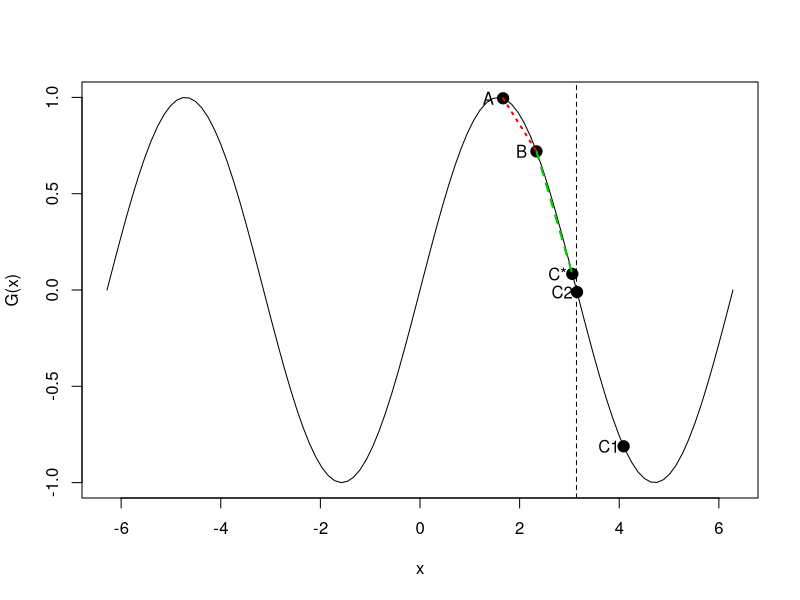
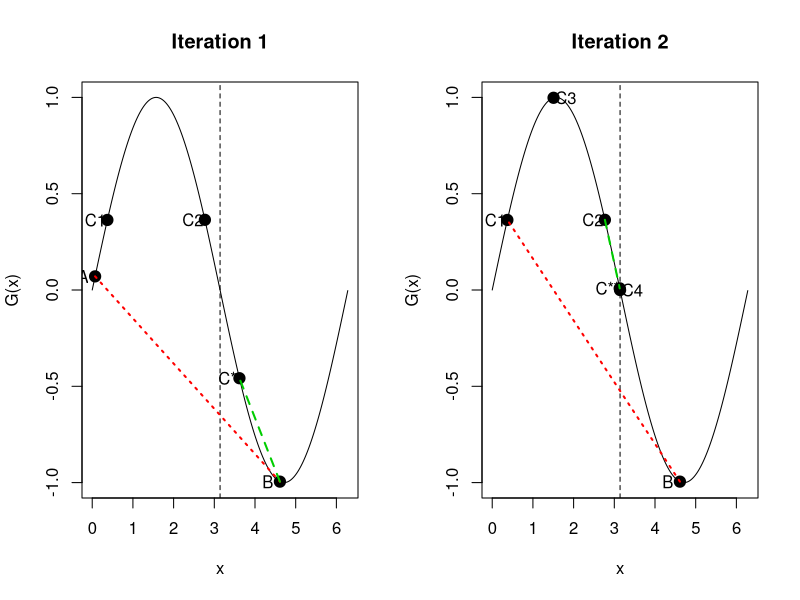

The R source for these figures, in order:
set.seed(1)
x <- seq(-2*pi, 2*pi, length=100)
pts1 <- runif(1)*(2*pi)
pts2 <- runif(1)*(2*pi)
pts3 <- pts2 + sin(pts2)
pts4 <- pts2 - sin(pts2)*((pts2-pts1)/(sin(pts2)-sin(pts1)))
pts5 <- pts2 - sin(pts2)*((pts3-pts2)/(sin(pts3)-sin(pts2)))

pdf(file = "secants.pdf", height=5, width = 7)
plot(x, sin(x), "l", xlab = "x", ylab = "G(x)")
points(x = c(pts1, pts2, pts3, pts4, pts5), y = c(sin(pts1), sin(pts2), sin(pts3), sin(pts4), sin(pts5)),  pch=19, cex=1.5)
abline(v = pi, lty=2)
segments(pts1, sin(pts1), pts2, sin(pts2), lty=3, col = "red", lwd=2)
segments(pts2, sin(pts2), pts3, sin(pts3), lty=2, col = "green3", lwd=2)
text(x = c(pts1-.3, pts2-.3, pts3-.3, pts4-.3, pts5-.3), y = c(sin(pts1), sin(pts2), sin(pts3), sin(pts4), sin(pts5)), c("A", "B", "C*", "C1", "C2"))
dev.off()

N <- 1000
start1 <- runif(N)^2*pi
start2 <- runif(N)^2*pi
itr1 <- rep(0, N)
itr2 <- rep(0, N)
conv1 <- rep(0, N)
conv2 <- rep(0, N)
tol <- 1e-7
for (i in 1:N){
  pts1 <- start1[i]
  pts2 <- start2[i]
  
  
  old <- pts1
  new <- pts2
  diff <- norm(new-old, "2")
  itr <- 0
  while(diff >= tol){
    foo <- new - sin(new)*((new-old)/(sin(new)-sin(old)))
    old <- new
    new <- foo
    diff <- norm(new-old, "2")
    itr <- itr+1
    }
  print(new)
  print(itr)
  itr1[i] <- itr
  conv1[i] <- new
  
  old <- pts2
  new <- pts2 + sin(pts2)
  diff <- 10
  tol <- 1e-7
  itr <- 0
  while(diff >= tol){
    foo <- old - sin(old)*((new-old)/(sin(new)-sin(old)))
    old <- foo
    new <- foo + sin(foo)
    diff <- norm(new-old, "2")
    itr <- itr+1
  }
  print(new)
  print(itr)
  itr2[i] <- itr
  conv2[i] <- new
  
}

print(quantile(itr1))
print(quantile(itr2))

pdf(file = "secants.pdf", height=5, width = 10)
par(mfrow = c(1,2))
pts1 <- pi/2 - 1.5
pts2 <- 1.5*pi - .1
pts3 <- pts2 + sin(pts2)
pts4 <- pts2 - sin(pts2)*((pts2-pts1)/(sin(pts2)-sin(pts1)))
pts5 <- pts2 - sin(pts2)*((pts3-pts2)/(sin(pts3)-sin(pts2)))

x <- seq(0, 2*pi, .01)
plot(x, sin(x), "l", xlab = "x", ylab = "G(x)", main = "Iteration 1")
points(x = c(pts1, pts2, pts3, pts4, pts5), y = c(sin(pts1), sin(pts2), sin(pts3), sin(pts4), sin(pts5)),  pch=19, cex=1.5)
abline(v = pi, lty=2)
segments(pts1, sin(pts1), pts2, sin(pts2), lty=3, col = "red", lwd=2)
segments(pts2, sin(pts2), pts3, sin(pts3), lty=2, col = "green3", lwd=2)
text(x = c(pts1-.3, pts2-.3, pts3-.3, pts4-.3, pts5-.3), y = c(sin(pts1), sin(pts2), sin(pts3), sin(pts4), sin(pts5)), c("A", "B", "C*", "C1", "C2"))

pts6 <- pts5 + sin(pts5)
pts7 <- pts4 - sin(pts4)*((pts4-pts2)/(sin(pts4)-sin(pts2)))
pts8 <- pts5 - sin(pts5)*((pts6-pts5)/(sin(pts6)-sin(pts5)))

x <- seq(0, 2*pi, .01)
plot(x, sin(x), "l", xlab = "x", ylab = "G(x)", main = "Iteration 2")
points(x = c(pts2, pts4, pts5, pts6, pts7, pts8), y = c(sin(pts2), sin(pts4), sin(pts5), sin(pts6), sin(pts7), sin(pts8)),  pch=19, cex=1.5)
abline(v = pi, lty=2)

segments(pts2, sin(pts2), pts4, sin(pts4), lty=3, col = "red", lwd=2)
segments(pts5, sin(pts5), pts6, sin(pts6), lty=2, col = "green3", lwd=2)
text(x = c(pts2-.3, pts4-.3, pts5-.3, pts6-.3, pts7+.3, pts8+.3), y = c(sin(pts2), sin(pts4), sin(pts5), sin(pts6), sin(pts7), sin(pts8)), c("B", "C1", "C2", "C**", "C3", "C4"))
dev.off()
